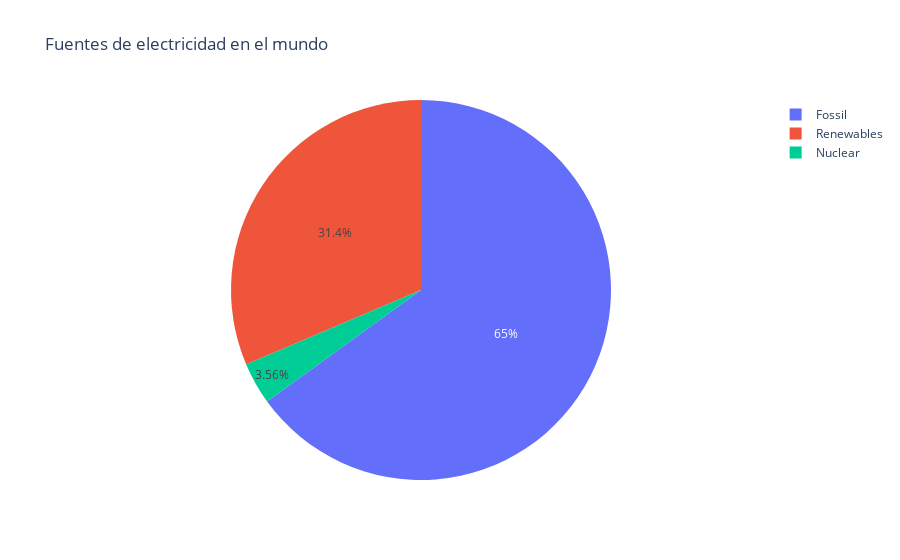

Notebook code for this chart:
### Markdown cell above
### ¿cuál es la fuente de generación de eléctricidad más utilizada a nivel mundial?

### Code cell
# Se calcula la suma total de las tres columnas
total_fossil_share = wec_medias['fossil_share_elec'].sum()
total_renewables_share = wec_medias['renewables_share_elec'].sum()
total_nuclear_share = wec_medias['nuclear_share_elec'].sum()

# Se crea un DataFrame con los totales
totals_df = pd.DataFrame({'Source': ['Fossil', 'Renewables','Nuclear'],'Total Share': [total_fossil_share, total_renewables_share, total_nuclear_share]})

# Se grafica 
fig = px.pie(totals_df,names='Source',values='Total Share',title='Fuentes de electricidad en el mundo',)

# Se muestra el gráfico
fig.show()

### Figure 1 — Plotly figure (JSON) as saved in the notebook; plotly's stock layout.template omitted (floating-point values rounded to 4 significant figures)
{"data": [{"domain": {"x": [0, 1], "y": [0, 1]}, "hovertemplate": "Source=%{label}<br>Total Share=%{value}<extra></extra>", "labels": ["Fossil", "Renewables", "Nuclear"], "legendgroup": "", "name": "", "showlegend": true, "type": "pie", "values": [13200.0, 6375.0, 723.3]}], "layout": {"legend": {"tracegroupgap": 0}, "title": {"text": "Fuentes de electricidad en el mundo"}}}
